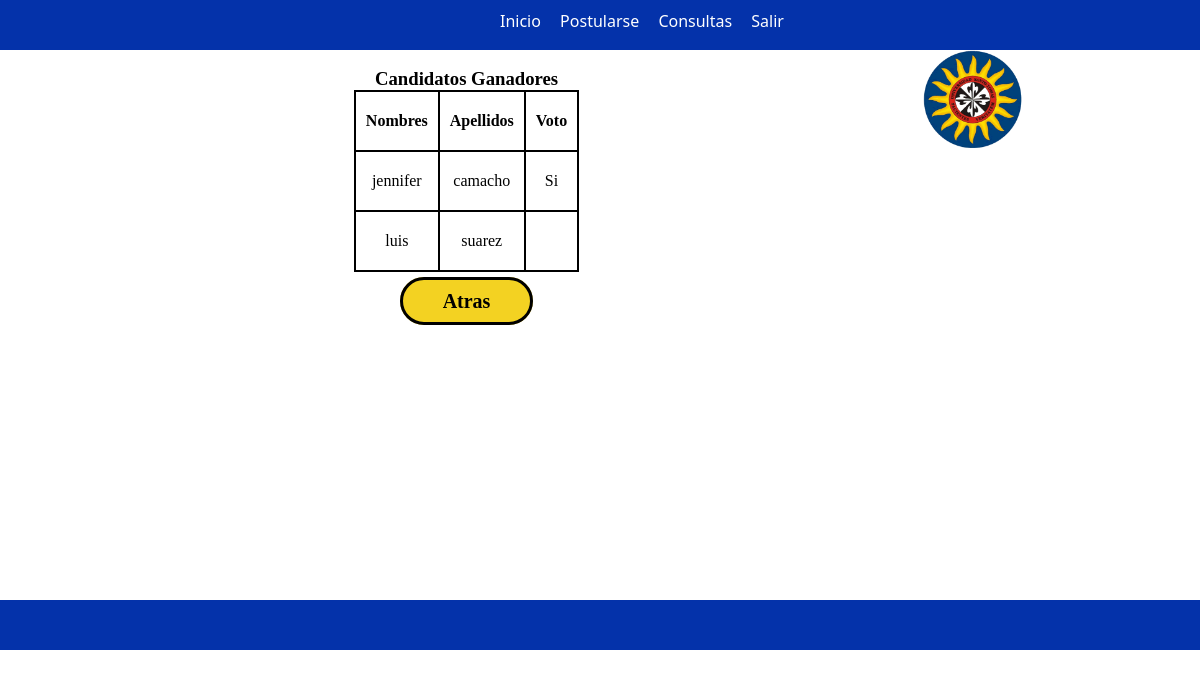
The page /listadecandidatos-vot/7 (signed in) on the database its author committed.
### app/models.py (models this page shows, shortened)
class Candidato (models.Model):
    estudiante=models.ForeignKey(
        Estudiante,
        related_name='estudiante_candidatos',
        null=True,
        on_delete=models.PROTECT
    )
    Votacion=models.ForeignKey(
        Votacion,
        related_name='votacion_candidatos',
        null=True,
        on_delete=models.PROTECT
    )
    semestre= models.IntegerField(null=True)
    propuesta=models.CharField(max_length=45, null=True)
    cantidadVotos=models.IntegerField(
        null=False,
    )
    class Meta:
        app_label= 'app'

class Estudiante (models.Model):
    semestreActual= models.IntegerField(null=False)
    documento=models.IntegerField(null=False)
    facultad= models.ForeignKey(
        Facultad,
        related_name='estudiantes',
        null=False,
        on_delete=models.PROTECT
    )
    user = models.OneToOneField(
        User,
        related_name='estudiante',
        null=True,
        primary_key=False,
        on_delete=models.PROTECT
    )
    class Meta:
        app_label= 'app'

### app/views.py (the view)
# urls.py: path('listadecandidatos-vot/<int:id_voto>', views.listadecandidatos_vot, name='listadecandidatos-vot'),
@login_required
def listadecandidatos_vot(request,id_voto):
    voto = Voto.objects.get(id=id_voto)
    c = Candidato.objects.filter(Votacion_id=voto.votacion_id)
    contexto ={
        'candidatos':c,
        'miVoto':voto.candidato_id
    }
    return render(request, 'app/listadecandidatos-vot.html',contexto)

### app/templates/app/Listadecandidatos-vot.html (shortened to what this page needs)
{% load static %}
<html lang="en">
<head>
    <link href="{% static 'app/css/estilo_consultavotacion.css' %}" rel="stylesheet">
</head>
<body>
      <div class="contenedor" >
        <div class="header">
          <ul id="menu">
            <li ><a href="{% url 'app:menu_estudiante' %}">Inicio</a></li>
            <li><a href="{% url 'app:postularse' %}">Postularse</a></li>
            <li><a href="{% url 'app:consult-estudiante' %}">Consultas</a></li>
            <li><a href="{% url 'app:ingresar' %}" id="profiles">Salir</a></li>
            </ul>
        </div>
            <div class="contenido">
                <br>
                <h3>Candidatos Ganadores</h2>
                <table>
                          <thead>
                            <tr>
                              <th>Nombres</th>
                              <th>Apellidos</th>
                              <th>Voto</th>
                            </tr>
                          </thead>
                          <tbody>
                            {%for c in candidatos%}
                            <tr class="fila">
                              <td>{{c.estudiante.user.first_name}}</td>
                              <td>{{c.estudiante.user.last_name}}</td>
                              <td>
                                {%if c.id is miVoto%}
                                Si
                                {%endif%}
                              </td>
                            </tr>
                            {%endfor%}
                          </tbody>
                        </table>
                        <br>
                        <a href="{% url 'app:consultar-mivoto' %}" class="cr">Atras</a>
          </div>
              <div class="contenido2">
                <img src="{% static 'app/image/Logotipo_USTA_Colombia.png' %}" alt="logo" width="100">              </div>
              <div class="footer"></div>
            </div>
</body>
</html>

### app/static/app/css/estilo_consultavotacion.css (style rules this page uses)
* { margin: 0; padding: 0; box-sizing: border-box; }
ul li { display: inline; margin-right: 15px; position: relative; left: 500px; top: 10px; }
ul a { text-decoration: none; background: #0432AA; color: #fff; }
.contenedor { background: rgb(255, 255, 255); width: auto; height: auto ; display: grid; grid-template: 50px 550px 50px / 1fr 0.3fr; }
.header { grid-row: 1 / 2; grid-column: 1 / 3; list-style-type: none; font-family: "Segoe UI", Tahoma, Geneva, Verdana, sans-serif; background: #0432AA; height: 50px; }
.contenido { background: #ffffff; grid-row: 2 /3; grid-column: 1 /2; justify-items: center; align-items: end; padding-left: 10px; }
.contenido2 { background: #ffffff; grid-row: 2 /3; grid-column: 2 /3; justify-items: center; align-items: end; }
.footer { background: #0432AA; grid-row: 3 / 4; grid-column: 1 / 3; }
table { margin: auto; }
table,th,td { border: 2px solid black; border-collapse: collapse; padding: 20px 10px; text-align: center; }
td { cursor: pointer; }
h3 { display:inline; }
.cr { text-decoration:none; font-weight: 600; font-size: 20px; color:#000000; padding-top:10px; padding-bottom:10px; padding-left:40px; padding-right:40px; background-color: F3D222; border-color: #000000; border-width: 3px; border-style: solid; border-radius:35px; }

### rows shown on the page
Candidato: estudiante.user.first_name "jennifer", estudiante.user.last_name "camacho", shows "Si"
Candidato: estudiante.user.first_name "luis", estudiante.user.last_name "suarez"
